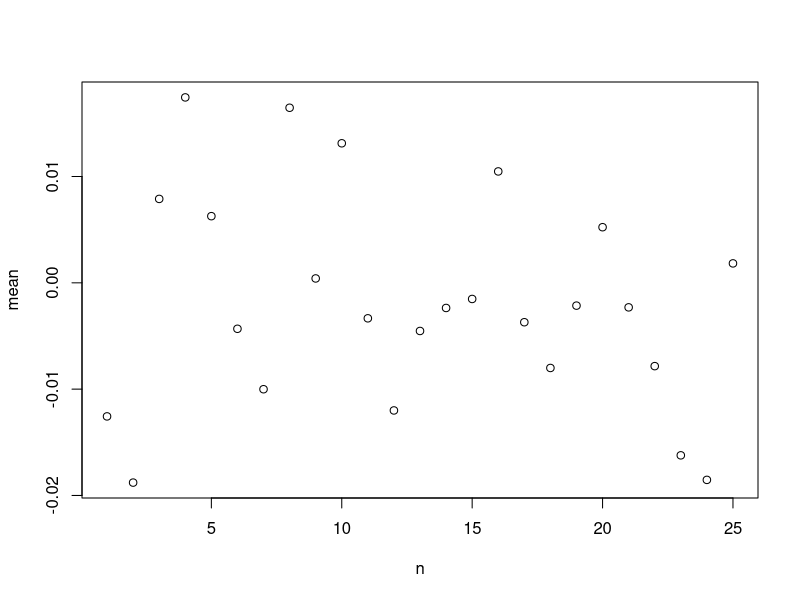
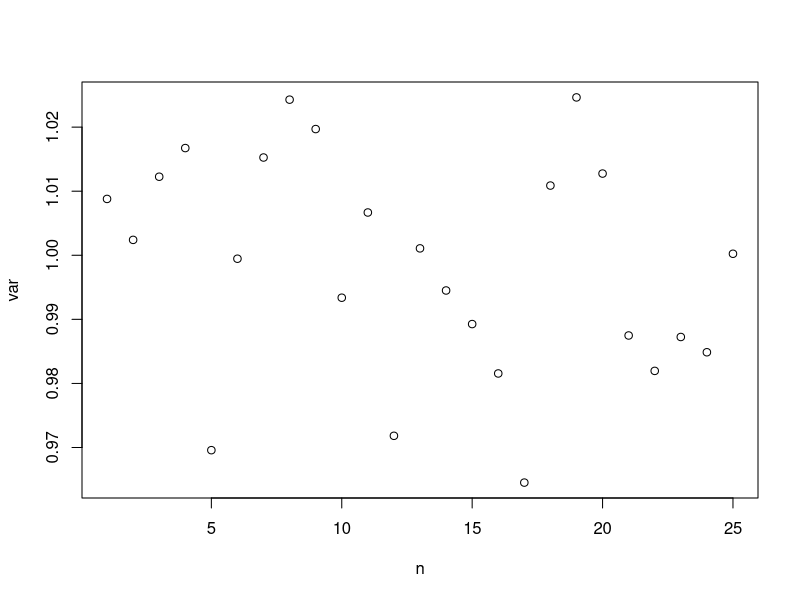

Here is the R script that generated these plots, in order:
## ---- chunk 1
N = 1e4 #number of generated values
stop = 25

mean <- rep(0, times = stop)
var <- rep(0, times = stop)

for(n in 1:stop){
  M <- matrix(data=runif(N*n), nrow=n, ncol=N)
  approx <- sqrt(12/n) * (apply(M, MARGIN=2, FUN=sum) - n/2)
  mean[n] <- mean(approx)
  var[n] <- var(approx)
}

n <- c(1:stop)
plot(n, mean)
plot(n, var)
#hist(approx, prob=TRUE)
#qqnorm(approx)
